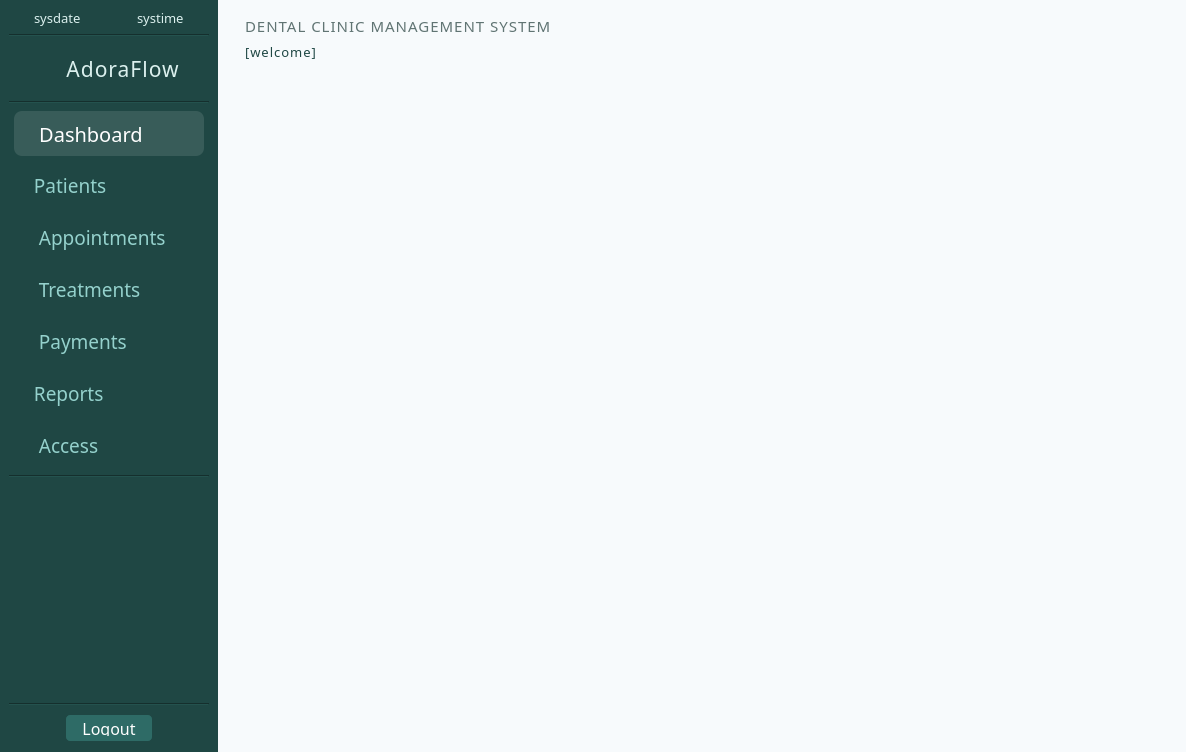
<?xml version="1.0" encoding="UTF-8"?>
<ui version="4.0">
 <class>mainWindow</class>
 <widget class="QWidget" name="mainWindow">
  <property name="geometry">
   <rect>
    <x>0</x>
    <y>0</y>
    <width>1186</width>
    <height>752</height>
   </rect>
  </property>
  <property name="minimumSize">
   <size>
    <width>880</width>
    <height>580</height>
   </size>
  </property>
  <property name="palette">
   <palette>
    <active>
     <colorrole role="WindowText">
      <brush brushstyle="SolidPattern">
       <color alpha="255">
        <red>0</red>
        <green>0</green>
        <blue>0</blue>
       </color>
      </brush>
     </colorrole>
     <colorrole role="Button">
      <brush brushstyle="SolidPattern">
       <color alpha="255">
        <red>247</red>
        <green>250</green>
        <blue>252</blue>
       </color>
      </brush>
     </colorrole>
     <colorrole role="Light">
      <brush brushstyle="SolidPattern">
       <color alpha="255">
        <red>255</red>
        <green>255</green>
        <blue>255</blue>
       </color>
      </brush>
     </colorrole>
     <colorrole role="Midlight">
      <brush brushstyle="SolidPattern">
       <color alpha="255">
        <red>255</red>
        <green>255</green>
        <blue>255</blue>
       </color>
      </brush>
     </colorrole>
     <colorrole role="Dark">
      <brush brushstyle="SolidPattern">
       <color alpha="255">
        <red>127</red>
        <green>127</green>
        <blue>127</blue>
       </color>
      </brush>
     </colorrole>
     <colorrole role="Mid">
      <brush brushstyle="SolidPattern">
       <color alpha="255">
        <red>170</red>
        <green>170</green>
        <blue>170</blue>
       </color>
      </brush>
     </colorrole>
     <colorrole role="Text">
      <brush brushstyle="SolidPattern">
       <color alpha="255">
        <red>0</red>
        <green>0</green>
        <blue>0</blue>
       </color>
      </brush>
     </colorrole>
     <colorrole role="BrightText">
      <brush brushstyle="SolidPattern">
       <color alpha="255">
        <red>255</red>
        <green>255</green>
        <blue>255</blue>
       </color>
      </brush>
     </colorrole>
     <colorrole role="ButtonText">
      <brush brushstyle="SolidPattern">
       <color alpha="255">
        <red>0</red>
        <green>0</green>
        <blue>0</blue>
       </color>
      </brush>
     </colorrole>
     <colorrole role="Base">
      <brush brushstyle="SolidPattern">
       <color alpha="255">
        <red>247</red>
        <green>250</green>
        <blue>252</blue>
       </color>
      </brush>
     </colorrole>
     <colorrole role="Window">
      <brush brushstyle="SolidPattern">
       <color alpha="255">
        <red>247</red>
        <green>250</green>
        <blue>252</blue>
       </color>
      </brush>
     </colorrole>
     <colorrole role="Shadow">
      <brush brushstyle="SolidPattern">
       <color alpha="255">
        <red>0</red>
        <green>0</green>
        <blue>0</blue>
       </color>
      </brush>
     </colorrole>
     <colorrole role="AlternateBase">
      <brush brushstyle="SolidPattern">
       <color alpha="255">
        <red>255</red>
        <green>255</green>
        <blue>255</blue>
       </color>
      </brush>
     </colorrole>
     <colorrole role="ToolTipBase">
      <brush brushstyle="SolidPattern">
       <color alpha="255">
        <red>255</red>
        <green>255</green>
        <blue>220</blue>
       </color>
      </brush>
     </colorrole>
     <colorrole role="ToolTipText">
      <brush brushstyle="SolidPattern">
       <color alpha="255">
        <red>0</red>
        <green>0</green>
        <blue>0</blue>
       </color>
      </brush>
     </colorrole>
     <colorrole role="PlaceholderText">
      <brush brushstyle="SolidPattern">
       <color alpha="127">
        <red>0</red>
        <green>0</green>
        <blue>0</blue>
       </color>
      </brush>
     </colorrole>
     <colorrole role="Accent">
      <brush brushstyle="SolidPattern">
       <color alpha="255">
        <red>255</red>
        <green>255</green>
        <blue>255</blue>
       </color>
      </brush>
     </colorrole>
    </active>
    <inactive>
     <colorrole role="WindowText">
      <brush brushstyle="SolidPattern">
       <color alpha="255">
        <red>0</red>
        <green>0</green>
        <blue>0</blue>
       </color>
      </brush>
     </colorrole>
     <colorrole role="Button">
      <brush brushstyle="SolidPattern">
       <color alpha="255">
        <red>247</red>
        <green>250</green>
        <blue>252</blue>
       </color>
      </brush>
     </colorrole>
     <colorrole role="Light">
      <brush brushstyle="SolidPattern">
       <color alpha="255">
        <red>255</red>
        <green>255</green>
        <blue>255</blue>
       </color>
      </brush>
     </colorrole>
     <colorrole role="Midlight">
      <brush brushstyle="SolidPattern">
       <color alpha="255">
        <red>255</red>
        <green>255</green>
        <blue>255</blue>
       </color>
      </brush>
     </colorrole>
     <colorrole role="Dark">
      <brush brushstyle="SolidPattern">
       <color alpha="255">
        <red>127</red>
        <green>127</green>
        <blue>127</blue>
       </color>
      </brush>
     </colorrole>
     <colorrole role="Mid">
      <brush brushstyle="SolidPattern">
       <color alpha="255">
        <red>170</red>
        <green>170</green>
        <blue>170</blue>
       </color>
      </brush>
     </colorrole>
     <colorrole role="Text">
      <brush brushstyle="SolidPattern">
       <color alpha="255">
        <red>0</red>
        <green>0</green>
        <blue>0</blue>
       </color>
      </brush>
     </colorrole>
     <colorrole role="BrightText">
      <brush brushstyle="SolidPattern">
       <color alpha="255">
        <red>255</red>
        <green>255</green>
        <blue>255</blue>
       </color>
      </brush>
     </colorrole>
     <colorrole role="ButtonText">
      <brush brushstyle="SolidPattern">
       <color alpha="255">
        <red>0</red>
        <green>0</green>
        <blue>0</blue>
       </color>
      </brush>
     </colorrole>
     <colorrole role="Base">
      <brush brushstyle="SolidPattern">
       <color alpha="255">
        <red>247</red>
        <green>250</green>
        <blue>252</blue>
       </color>
      </brush>
     </colorrole>
     <colorrole role="Window">
      <brush brushstyle="SolidPattern">
       <color alpha="255">
        <red>247</red>
        <green>250</green>
        <blue>252</blue>
       </color>
      </brush>
     </colorrole>
     <colorrole role="Shadow">
      <brush brushstyle="SolidPattern">
       <color alpha="255">
        <red>0</red>
        <green>0</green>
        <blue>0</blue>
       </color>
      </brush>
     </colorrole>
     <colorrole role="AlternateBase">
      <brush brushstyle="SolidPattern">
       <color alpha="255">
        <red>255</red>
        <green>255</green>
        <blue>255</blue>
       </color>
      </brush>
     </colorrole>
     <colorrole role="ToolTipBase">
      <brush brushstyle="SolidPattern">
       <color alpha="255">
        <red>255</red>
        <green>255</green>
        <blue>220</blue>
       </color>
      </brush>
     </colorrole>
     <colorrole role="ToolTipText">
      <brush brushstyle="SolidPattern">
       <color alpha="255">
        <red>0</red>
        <green>0</green>
        <blue>0</blue>
       </color>
      </brush>
     </colorrole>
     <colorrole role="PlaceholderText">
      <brush brushstyle="SolidPattern">
       <color alpha="127">
        <red>0</red>
        <green>0</green>
        <blue>0</blue>
       </color>
      </brush>
     </colorrole>
     <colorrole role="Accent">
      <brush brushstyle="SolidPattern">
       <color alpha="255">
        <red>255</red>
        <green>255</green>
        <blue>255</blue>
       </color>
      </brush>
     </colorrole>
    </inactive>
    <disabled>
     <colorrole role="WindowText">
      <brush brushstyle="SolidPattern">
       <color alpha="255">
        <red>127</red>
        <green>127</green>
        <blue>127</blue>
       </color>
      </brush>
     </colorrole>
     <colorrole role="Button">
      <brush brushstyle="SolidPattern">
       <color alpha="255">
        <red>247</red>
        <green>250</green>
        <blue>252</blue>
       </color>
      </brush>
     </colorrole>
     <colorrole role="Light">
      <brush brushstyle="SolidPattern">
       <color alpha="255">
        <red>255</red>
        <green>255</green>
        <blue>255</blue>
       </color>
      </brush>
     </colorrole>
     <colorrole role="Midlight">
      <brush brushstyle="SolidPattern">
       <color alpha="255">
        <red>255</red>
        <green>255</green>
        <blue>255</blue>
       </color>
      </brush>
     </colorrole>
     <colorrole role="Dark">
      <brush brushstyle="SolidPattern">
       <color alpha="255">
        <red>127</red>
        <green>127</green>
        <blue>127</blue>
       </color>
      </brush>
     </colorrole>
     <colorrole role="Mid">
      <brush brushstyle="SolidPattern">
       <color alpha="255">
        <red>170</red>
        <green>170</green>
        <blue>170</blue>
       </color>
      </brush>
     </colorrole>
     <colorrole role="Text">
      <brush brushstyle="SolidPattern">
       <color alpha="255">
        <red>127</red>
        <green>127</green>
        <blue>127</blue>
       </color>
      </brush>
     </colorrole>
     <colorrole role="BrightText">
      <brush brushstyle="SolidPattern">
       <color alpha="255">
        <red>255</red>
        <green>255</green>
        <blue>255</blue>
       </color>
      </brush>
     </colorrole>
     <colorrole role="ButtonText">
      <brush brushstyle="SolidPattern">
       <color alpha="255">
        <red>127</red>
        <green>127</green>
        <blue>127</blue>
       </color>
      </brush>
     </colorrole>
     <colorrole role="Base">
      <brush brushstyle="SolidPattern">
       <color alpha="255">
        <red>247</red>
        <green>250</green>
        <blue>252</blue>
       </color>
      </brush>
     </colorrole>
     <colorrole role="Window">
      <brush brushstyle="SolidPattern">
       <color alpha="255">
        <red>247</red>
        <green>250</green>
        <blue>252</blue>
       </color>
      </brush>
     </colorrole>
     <colorrole role="Shadow">
      <brush brushstyle="SolidPattern">
       <color alpha="255">
        <red>0</red>
        <green>0</green>
        <blue>0</blue>
       </color>
      </brush>
     </colorrole>
     <colorrole role="AlternateBase">
      <brush brushstyle="SolidPattern">
       <color alpha="255">
        <red>255</red>
        <green>255</green>
        <blue>255</blue>
       </color>
      </brush>
     </colorrole>
     <colorrole role="ToolTipBase">
      <brush brushstyle="SolidPattern">
       <color alpha="255">
        <red>255</red>
        <green>255</green>
        <blue>220</blue>
       </color>
      </brush>
     </colorrole>
     <colorrole role="ToolTipText">
      <brush brushstyle="SolidPattern">
       <color alpha="255">
        <red>0</red>
        <green>0</green>
        <blue>0</blue>
       </color>
      </brush>
     </colorrole>
     <colorrole role="PlaceholderText">
      <brush brushstyle="SolidPattern">
       <color alpha="127">
        <red>127</red>
        <green>127</green>
        <blue>127</blue>
       </color>
      </brush>
     </colorrole>
     <colorrole role="Accent">
      <brush brushstyle="SolidPattern">
       <color alpha="255">
        <red>255</red>
        <green>255</green>
        <blue>255</blue>
       </color>
      </brush>
     </colorrole>
    </disabled>
   </palette>
  </property>
  <property name="font">
   <font>
    <family>Slate</family>
   </font>
  </property>
  <property name="windowTitle">
   <string>AdoraFlow</string>
  </property>
  <property name="windowIcon">
   <iconset>
    <normaloff>../assets/icons/200x200_logo.png</normaloff>../assets/icons/200x200_logo.png</iconset>
  </property>
  <property name="styleSheet">
   <string notr="true">#mainWindow 	{
	background: #F7FAFC;
}</string>
  </property>
  <layout class="QHBoxLayout" name="horizontalLayout">
   <property name="spacing">
    <number>0</number>
   </property>
   <property name="leftMargin">
    <number>0</number>
   </property>
   <property name="topMargin">
    <number>0</number>
   </property>
   <property name="rightMargin">
    <number>0</number>
   </property>
   <property name="bottomMargin">
    <number>0</number>
   </property>
   <item>
    <widget class="QWidget" name="nav_menu" native="true">
     <property name="styleSheet">
      <string notr="true">#nav_menu {
	background: #1F4744;
}

#line, #line_2, #line_3, #line_4 {
	background: #1F4744;
}</string>
     </property>
     <layout class="QVBoxLayout" name="nav_side_menu">
      <property name="spacing">
       <number>7</number>
      </property>
      <item>
       <layout class="QHBoxLayout" name="system_info_labels">
        <item alignment="Qt::AlignmentFlag::AlignHCenter">
         <widget class="QLabel" name="system_date_label">
          <property name="font">
           <font>
            <family>Slate</family>
            <pointsize>10</pointsize>
           </font>
          </property>
          <property name="styleSheet">
           <string notr="true">color: #DBF0EE;</string>
          </property>
          <property name="text">
           <string>sysdate</string>
          </property>
         </widget>
        </item>
        <item alignment="Qt::AlignmentFlag::AlignHCenter">
         <widget class="QLabel" name="system_time_label">
          <property name="font">
           <font>
            <family>Slate</family>
            <pointsize>10</pointsize>
           </font>
          </property>
          <property name="styleSheet">
           <string notr="true">color: #DBF0EE</string>
          </property>
          <property name="text">
           <string>systime</string>
          </property>
         </widget>
        </item>
       </layout>
      </item>
      <item>
       <widget class="Line" name="line">
        <property name="styleSheet">
         <string notr="true"/>
        </property>
        <property name="orientation">
         <enum>Qt::Orientation::Horizontal</enum>
        </property>
       </widget>
      </item>
      <item>
       <layout class="QHBoxLayout" name="menu_title_container" stretch="0,0,0,0">
        <item>
         <widget class="QLabel" name="label_4">
          <property name="text">
           <string/>
          </property>
         </widget>
        </item>
        <item alignment="Qt::AlignmentFlag::AlignLeft">
         <widget class="QLabel" name="label_2">
          <property name="text">
           <string/>
          </property>
          <property name="pixmap">
           <pixmap>../assets/icons/50x50_logo.png</pixmap>
          </property>
         </widget>
        </item>
        <item alignment="Qt::AlignmentFlag::AlignLeft">
         <widget class="QLabel" name="title_label">
          <property name="font">
           <font>
            <family>Slate</family>
            <pointsize>16</pointsize>
            <fontweight>Medium</fontweight>
           </font>
          </property>
          <property name="styleSheet">
           <string notr="true">padding-top: 10px;
padding-bottom: 10px;
color: #DBF0EE;
letter-spacing: 1px;</string>
          </property>
          <property name="text">
           <string>AdoraFlow</string>
          </property>
          <property name="alignment">
           <set>Qt::AlignmentFlag::AlignCenter</set>
          </property>
         </widget>
        </item>
        <item>
         <widget class="QLabel" name="label_3">
          <property name="text">
           <string/>
          </property>
         </widget>
        </item>
       </layout>
      </item>
      <item>
       <widget class="Line" name="line_2">
        <property name="styleSheet">
         <string notr="true"/>
        </property>
        <property name="orientation">
         <enum>Qt::Orientation::Horizontal</enum>
        </property>
       </widget>
      </item>
      <item>
       <widget class="QPushButton" name="nav_dashboard">
        <property name="minimumSize">
         <size>
          <width>200</width>
          <height>45</height>
         </size>
        </property>
        <property name="maximumSize">
         <size>
          <width>200</width>
          <height>16777215</height>
         </size>
        </property>
        <property name="font">
         <font>
          <family>Slate</family>
          <pointsize>14</pointsize>
         </font>
        </property>
        <property name="cursor">
         <cursorShape>PointingHandCursor</cursorShape>
        </property>
        <property name="toolTip">
         <string/>
        </property>
        <property name="whatsThis">
         <string>&lt;html&gt;&lt;head/&gt;&lt;body&gt;&lt;p&gt;&lt;br/&gt;&lt;/p&gt;&lt;/body&gt;&lt;/html&gt;</string>
        </property>
        <property name="styleSheet">
         <string notr="true">#nav_dashboard {
	text-align: left;
	color: #93BFB8;	
	margin-left: 5px;
	margin-right: 5px;
	padding-left: 15;
	border-radius: 8px;
}

#nav_dashboard:checked {
	color: white;
	font-size: 15pt;
	padding-left: 20;
	background-color: #394E4D;
	background-color: rgba(250, 250, 250, 60);
}

#nav_dashboard:hover, #nav_dashboard:checked {
	background-color: rgba(250, 250, 250, 30);
}
</string>
        </property>
        <property name="text">
         <string> Dashboard</string>
        </property>
        <property name="icon">
         <iconset>
          <normaloff>../assets/icons/dash.svg</normaloff>../assets/icons/dash.svg</iconset>
        </property>
        <property name="iconSize">
         <size>
          <width>20</width>
          <height>20</height>
         </size>
        </property>
        <property name="checkable">
         <bool>true</bool>
        </property>
        <property name="checked">
         <bool>true</bool>
        </property>
        <property name="flat">
         <bool>true</bool>
        </property>
        <attribute name="buttonGroup">
         <string notr="true">nav_button_group</string>
        </attribute>
       </widget>
      </item>
      <item>
       <widget class="QPushButton" name="nav_patients">
        <property name="minimumSize">
         <size>
          <width>200</width>
          <height>45</height>
         </size>
        </property>
        <property name="font">
         <font>
          <family>Slate</family>
          <pointsize>14</pointsize>
         </font>
        </property>
        <property name="cursor">
         <cursorShape>PointingHandCursor</cursorShape>
        </property>
        <property name="styleSheet">
         <string notr="true">#nav_patients {
	text-align: left;
	color: #94D1CC;	
	margin-left: 5px;
	margin-right: 5px;
	padding-left: 15;
	border-radius: 8px;

}

#nav_patients:checked {
	color: white;
	font-size: 15pt;
	padding-left: 20;
	background-color: rgba(250, 250, 250, 60);

}

#nav_patients:hover, #nav_patients:checked {
	background-color: rgba(250, 250, 250, 30);
}</string>
        </property>
        <property name="text">
         <string> Patients</string>
        </property>
        <property name="icon">
         <iconset>
          <normaloff>../assets/icons/person.svg</normaloff>../assets/icons/person.svg</iconset>
        </property>
        <property name="iconSize">
         <size>
          <width>20</width>
          <height>20</height>
         </size>
        </property>
        <property name="checkable">
         <bool>true</bool>
        </property>
        <property name="flat">
         <bool>true</bool>
        </property>
        <attribute name="buttonGroup">
         <string notr="true">nav_button_group</string>
        </attribute>
       </widget>
      </item>
      <item>
       <widget class="QPushButton" name="nav_appointments">
        <property name="minimumSize">
         <size>
          <width>200</width>
          <height>45</height>
         </size>
        </property>
        <property name="font">
         <font>
          <family>Slate</family>
          <pointsize>14</pointsize>
         </font>
        </property>
        <property name="cursor">
         <cursorShape>PointingHandCursor</cursorShape>
        </property>
        <property name="layoutDirection">
         <enum>Qt::LayoutDirection::LeftToRight</enum>
        </property>
        <property name="styleSheet">
         <string notr="true">#nav_appointments{ 
	text-align: left;
	color: #94D1CC;
	margin-left: 5px;
	margin-right: 5px;
	padding-left: 15;
	border-radius: 8px;

}

#nav_appointments:checked {
	color: white;
	font-size: 15pt;
	padding-left: 20;
	background-color: rgba(250, 250, 250, 60);

}

#nav_appointments:hover, #nav_appointments:checked {
	background-color: rgba(250, 250, 250, 30);

}</string>
        </property>
        <property name="text">
         <string>  Appointments</string>
        </property>
        <property name="icon">
         <iconset>
          <normaloff>../assets/icons/calendar.svg</normaloff>../assets/icons/calendar.svg</iconset>
        </property>
        <property name="iconSize">
         <size>
          <width>20</width>
          <height>20</height>
         </size>
        </property>
        <property name="checkable">
         <bool>true</bool>
        </property>
        <property name="checked">
         <bool>false</bool>
        </property>
        <property name="flat">
         <bool>true</bool>
        </property>
        <attribute name="buttonGroup">
         <string notr="true">nav_button_group</string>
        </attribute>
       </widget>
      </item>
      <item>
       <widget class="QPushButton" name="nav_treatments">
        <property name="minimumSize">
         <size>
          <width>200</width>
          <height>45</height>
         </size>
        </property>
        <property name="font">
         <font>
          <family>Slate</family>
          <pointsize>14</pointsize>
         </font>
        </property>
        <property name="cursor">
         <cursorShape>PointingHandCursor</cursorShape>
        </property>
        <property name="styleSheet">
         <string notr="true">#nav_treatments{ 
	text-align: left;
	color: #94D1CC;
	margin-left: 5px;
	margin-right: 5px;
	padding-left: 15;
	border-radius: 8px;

}

#nav_treatments:checked {
	color: white;
	font-size: 15pt;
	padding-left: 20;
	background-color: rgba(250, 250, 250, 60);

}

#nav_treatments:hover, #nav_treatements:checked {

	background-color: rgba(250, 250, 250, 30);

}</string>
        </property>
        <property name="text">
         <string>  Treatments</string>
        </property>
        <property name="icon">
         <iconset>
          <normaloff>../assets/icons/notes.svg</normaloff>../assets/icons/notes.svg</iconset>
        </property>
        <property name="iconSize">
         <size>
          <width>20</width>
          <height>20</height>
         </size>
        </property>
        <property name="checkable">
         <bool>true</bool>
        </property>
        <property name="default">
         <bool>false</bool>
        </property>
        <property name="flat">
         <bool>true</bool>
        </property>
        <attribute name="buttonGroup">
         <string notr="true">nav_button_group</string>
        </attribute>
       </widget>
      </item>
      <item>
       <widget class="QPushButton" name="nav_payments">
        <property name="minimumSize">
         <size>
          <width>200</width>
          <height>45</height>
         </size>
        </property>
        <property name="font">
         <font>
          <family>Slate</family>
          <pointsize>14</pointsize>
         </font>
        </property>
        <property name="cursor">
         <cursorShape>PointingHandCursor</cursorShape>
        </property>
        <property name="styleSheet">
         <string notr="true">#nav_payments{ 
	text-align: left;
	color: #94D1CC;
	margin-left: 5px;
	margin-right: 5px;
	padding-left: 15;
	border-radius: 8px;

}

#nav_payments:checked {
	color: white;
	font-size: 15pt;
	padding-left: 20;
	background-color: rgba(250, 250, 250, 60);

}

#nav_payments:hover, #nav_payments:checked {
	background-color: rgba(250, 250, 250, 30);

}</string>
        </property>
        <property name="text">
         <string>  Payments</string>
        </property>
        <property name="icon">
         <iconset>
          <normaloff>../assets/icons/card.svg</normaloff>../assets/icons/card.svg</iconset>
        </property>
        <property name="iconSize">
         <size>
          <width>20</width>
          <height>20</height>
         </size>
        </property>
        <property name="checkable">
         <bool>true</bool>
        </property>
        <property name="flat">
         <bool>true</bool>
        </property>
        <attribute name="buttonGroup">
         <string notr="true">nav_button_group</string>
        </attribute>
       </widget>
      </item>
      <item>
       <widget class="QPushButton" name="nav_reports">
        <property name="minimumSize">
         <size>
          <width>200</width>
          <height>45</height>
         </size>
        </property>
        <property name="font">
         <font>
          <family>Slate</family>
          <pointsize>14</pointsize>
         </font>
        </property>
        <property name="cursor">
         <cursorShape>PointingHandCursor</cursorShape>
        </property>
        <property name="styleSheet">
         <string notr="true">#nav_reports{ 
	text-align: left;
	color: #94D1CC;
	margin-left: 5px;
	margin-right: 5px;
	padding-left: 15;
	border-radius: 8px;

}

#nav_reports:checked {
	color: white;
	font-size: 15pt;
	padding-left: 20;
	background-color: rgba(250, 250, 250, 60);

}

#nav_reports:hover, #nav_reports:checked {
	background-color: rgba(250, 250, 250, 30);

}</string>
        </property>
        <property name="text">
         <string> Reports</string>
        </property>
        <property name="icon">
         <iconset>
          <normaloff>../assets/icons/analytics.svg</normaloff>../assets/icons/analytics.svg</iconset>
        </property>
        <property name="iconSize">
         <size>
          <width>20</width>
          <height>20</height>
         </size>
        </property>
        <property name="checkable">
         <bool>true</bool>
        </property>
        <property name="flat">
         <bool>true</bool>
        </property>
        <attribute name="buttonGroup">
         <string notr="true">nav_button_group</string>
        </attribute>
       </widget>
      </item>
      <item>
       <widget class="QPushButton" name="nav_access">
        <property name="minimumSize">
         <size>
          <width>200</width>
          <height>45</height>
         </size>
        </property>
        <property name="font">
         <font>
          <family>Slate</family>
          <pointsize>14</pointsize>
         </font>
        </property>
        <property name="cursor">
         <cursorShape>PointingHandCursor</cursorShape>
        </property>
        <property name="styleSheet">
         <string notr="true">#nav_access{ 
	text-align: left;
	color: #94D1CC;
	margin-left: 5px;
	margin-right: 5px;
	padding-left: 15;
	border-radius: 8px;

}

#nav_access:checked {
	color: white;
	font-size: 15pt;
	padding-left: 20;
	background-color: rgba(250, 250, 250, 60);

}

#nav_access:hover, #nav_access:checked {
	background-color: rgba(250, 250, 250, 30);

}</string>
        </property>
        <property name="text">
         <string>  Access</string>
        </property>
        <property name="icon">
         <iconset>
          <normaloff>../assets/icons/shield.svg</normaloff>../assets/icons/shield.svg</iconset>
        </property>
        <property name="iconSize">
         <size>
          <width>20</width>
          <height>20</height>
         </size>
        </property>
        <property name="checkable">
         <bool>true</bool>
        </property>
        <property name="flat">
         <bool>true</bool>
        </property>
        <attribute name="buttonGroup">
         <string notr="true">nav_button_group</string>
        </attribute>
       </widget>
      </item>
      <item>
       <widget class="Line" name="line_3">
        <property name="styleSheet">
         <string notr="true"/>
        </property>
        <property name="orientation">
         <enum>Qt::Orientation::Horizontal</enum>
        </property>
       </widget>
      </item>
      <item>
       <spacer name="verticalSpacer">
        <property name="font">
         <font>
          <family>Slate</family>
          <pointsize>12</pointsize>
         </font>
        </property>
        <property name="orientation">
         <enum>Qt::Orientation::Vertical</enum>
        </property>
        <property name="sizeHint" stdset="0">
         <size>
          <width>20</width>
          <height>40</height>
         </size>
        </property>
       </spacer>
      </item>
      <item>
       <widget class="Line" name="line_4">
        <property name="styleSheet">
         <string notr="true"/>
        </property>
        <property name="orientation">
         <enum>Qt::Orientation::Horizontal</enum>
        </property>
       </widget>
      </item>
      <item alignment="Qt::AlignmentFlag::AlignHCenter">
       <widget class="QPushButton" name="nav_logout_button">
        <property name="sizePolicy">
         <sizepolicy hsizetype="Minimum" vsizetype="Minimum">
          <horstretch>0</horstretch>
          <verstretch>0</verstretch>
         </sizepolicy>
        </property>
        <property name="minimumSize">
         <size>
          <width>90</width>
          <height>30</height>
         </size>
        </property>
        <property name="maximumSize">
         <size>
          <width>70</width>
          <height>30</height>
         </size>
        </property>
        <property name="font">
         <font>
          <family>Slate</family>
          <pointsize>12</pointsize>
         </font>
        </property>
        <property name="cursor">
         <cursorShape>PointingHandCursor</cursorShape>
        </property>
        <property name="autoFillBackground">
         <bool>false</bool>
        </property>
        <property name="styleSheet">
         <string notr="true">#nav_logout_button {
	border-radius: 6px;
	color: white;
	border: 2px solid #1F4744;
	padding: 5px;
	background: #2E6B66;
}

#nav_logout_button:hover {
	border-radius: 6px;
	color: white;
	border: 2px solid #2E6B66;
	padding: 5px;
	background: #265955;

}
#nav_logout_button:pressed {
	background: #1F4744;
	color: white;
	border: 2px solid #2E6B66;
}</string>
        </property>
        <property name="text">
         <string>Logout</string>
        </property>
        <property name="icon">
         <iconset>
          <normaloff>../assets/icons/logout.svg</normaloff>../assets/icons/logout.svg</iconset>
        </property>
        <property name="default">
         <bool>true</bool>
        </property>
        <property name="flat">
         <bool>false</bool>
        </property>
       </widget>
      </item>
     </layout>
    </widget>
   </item>
   <item>
    <widget class="QWidget" name="main_body_2" native="true">
     <property name="font">
      <font>
       <pointsize>8</pointsize>
      </font>
     </property>
     <layout class="QVBoxLayout" name="main_body">
      <property name="leftMargin">
       <number>14</number>
      </property>
      <item>
       <widget class="QWidget" name="header" native="true">
        <layout class="QHBoxLayout" name="horizontalLayout_4">
         <property name="spacing">
          <number>0</number>
         </property>
         <property name="topMargin">
          <number>0</number>
         </property>
         <property name="rightMargin">
          <number>0</number>
         </property>
         <property name="bottomMargin">
          <number>0</number>
         </property>
         <item>
          <layout class="QHBoxLayout" name="horizontalLayout_5">
           <item>
            <widget class="QWidget" name="header_left_2" native="true">
             <property name="styleSheet">
              <string notr="true"/>
             </property>
             <layout class="QVBoxLayout" name="header_left">
              <property name="spacing">
               <number>6</number>
              </property>
              <property name="leftMargin">
               <number>0</number>
              </property>
              <property name="topMargin">
               <number>1</number>
              </property>
              <property name="rightMargin">
               <number>0</number>
              </property>
              <property name="bottomMargin">
               <number>0</number>
              </property>
              <item>
               <widget class="QLabel" name="system_title_label">
                <property name="font">
                 <font>
                  <family>Slate</family>
                  <pointsize>11</pointsize>
                  <fontweight>Medium</fontweight>
                 </font>
                </property>
                <property name="styleSheet">
                 <string notr="true">letter-spacing: 1px;
color: #607473;
padding-top: 5px;</string>
                </property>
                <property name="text">
                 <string>DENTAL CLINIC MANAGEMENT SYSTEM</string>
                </property>
               </widget>
              </item>
              <item>
               <widget class="QLabel" name="current_user_label">
                <property name="font">
                 <font>
                  <family>Slate</family>
                  <pointsize>10</pointsize>
                 </font>
                </property>
                <property name="styleSheet">
                 <string notr="true">letter-spacing: 1px;
color: #1F4744;
padding-left: 1px;</string>
                </property>
                <property name="text">
                 <string>[welcome]</string>
                </property>
               </widget>
              </item>
             </layout>
            </widget>
           </item>
           <item>
            <widget class="QLabel" name="connect_feedback">
             <property name="text">
              <string/>
             </property>
            </widget>
           </item>
          </layout>
         </item>
        </layout>
       </widget>
      </item>
      <item>
       <widget class="QStackedWidget" name="mainstack_pages"/>
      </item>
     </layout>
    </widget>
   </item>
  </layout>
 </widget>
 <resources/>
 <connections/>
 <buttongroups>
  <buttongroup name="nav_button_group"/>
 </buttongroups>
</ui>
